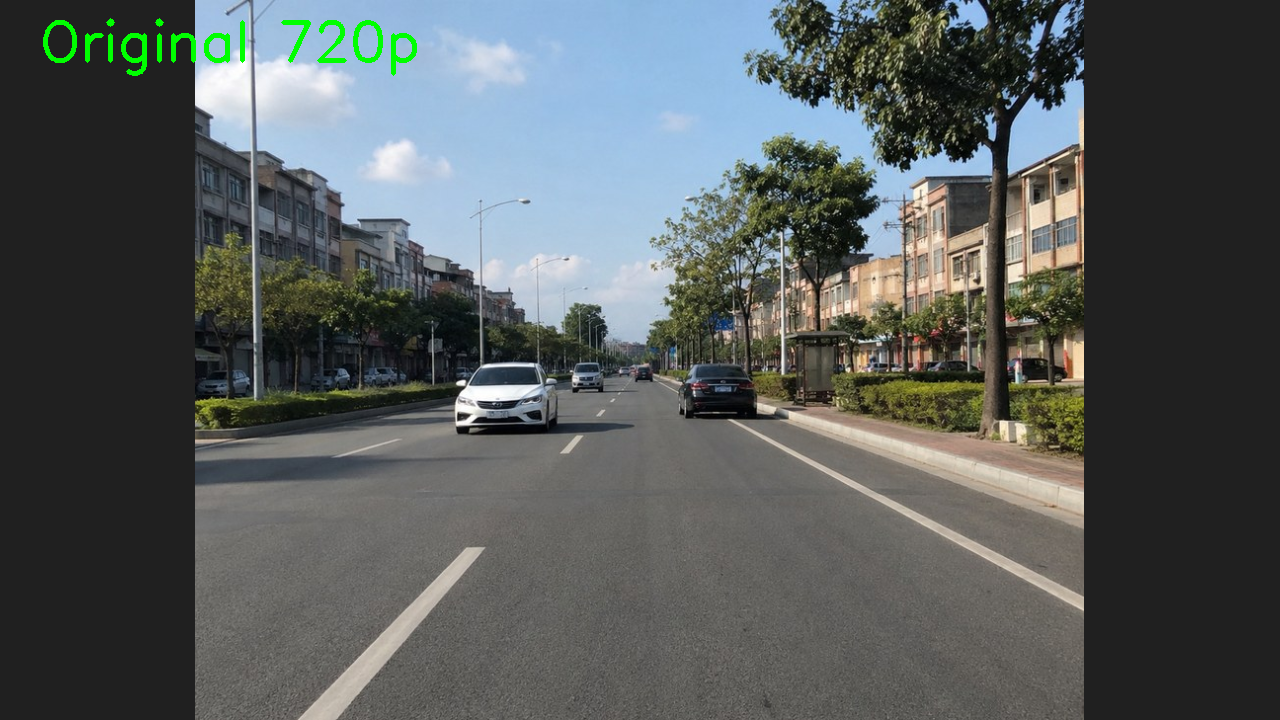
#> input picture work/algorithm_lab/samples/sample_city.png, 1280 x 720 px
$ python cartoon_reference.py ../algorithm_lab/samples/sample_city.png   (older library calls are emulated)
#> lines starting #> are read from the running program, lines starting #| are printed output that depends on the picture; after the words box and inside, x2 and y2 are one past the last pixel; in counts of white or black regions, pixels touching at a corner belong together
#> in main, bgr is the input picture: shape (720, 1280, 3); mean B, G, R 92.5, 92.7, 87.2
"""Bit-exact RGB888 cartoon reference; OpenCV uses a trailing 3x3 anchor.

No bilateral filter or learned stylization is claimed. See the RTL contract.
"""
from pathlib import Path
import argparse
import cv2
import numpy as np


def filter_rgb(rgb: np.ndarray, threshold: int = 160):
#> called with threshold = 160
    if rgb.dtype != np.uint8 or rgb.ndim != 3 or rgb.shape[2] != 3:
        raise ValueError('Expected HxWx3 uint8 RGB')
    if not 0 <= threshold <= 2047:
        raise ValueError('Threshold must be 0..2047')
    kernel = np.array([[1, 2, 1], [2, 4, 2], [1, 2, 1]], np.float32)
    smooth_sum = cv2.filter2D(rgb, cv2.CV_16U, kernel, anchor=(2, 2),
                             borderType=cv2.BORDER_REPLICATE)
    level = (smooth_sum >> 4) >> 5
    quant = ((level << 5) | (level << 2) | (level >> 1)).astype(np.uint8)
    gray = (rgb[:, :, 0] >> 2) + (rgb[:, :, 1] >> 1) + (rgb[:, :, 2] >> 2)
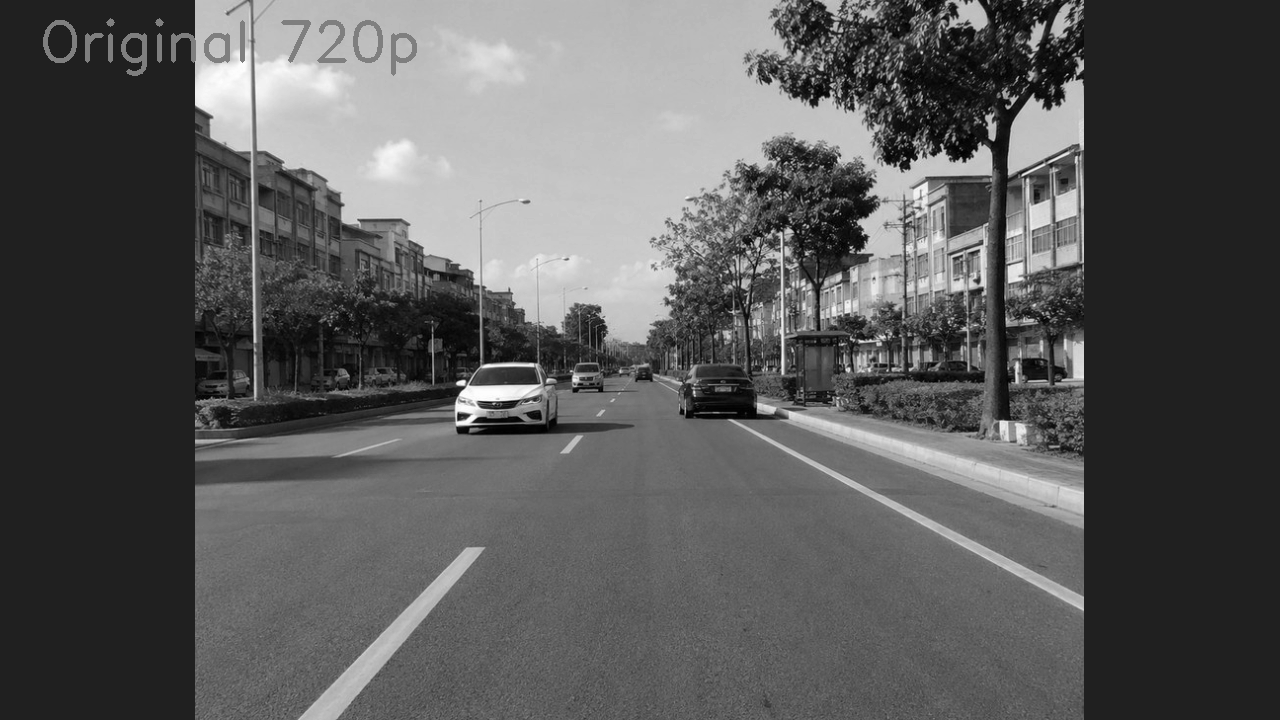
#> gray: shape (720, 1280); min 0, max 253, mean 90.6
    kx = np.array([[-1, 0, 1], [-2, 0, 2], [-1, 0, 1]], np.float32)
    ky = kx.T
    gx = cv2.filter2D(gray, cv2.CV_16S, kx, anchor=(2, 2), borderType=cv2.BORDER_REPLICATE)
    gy = cv2.filter2D(gray, cv2.CV_16S, ky, anchor=(2, 2), borderType=cv2.BORDER_REPLICATE)
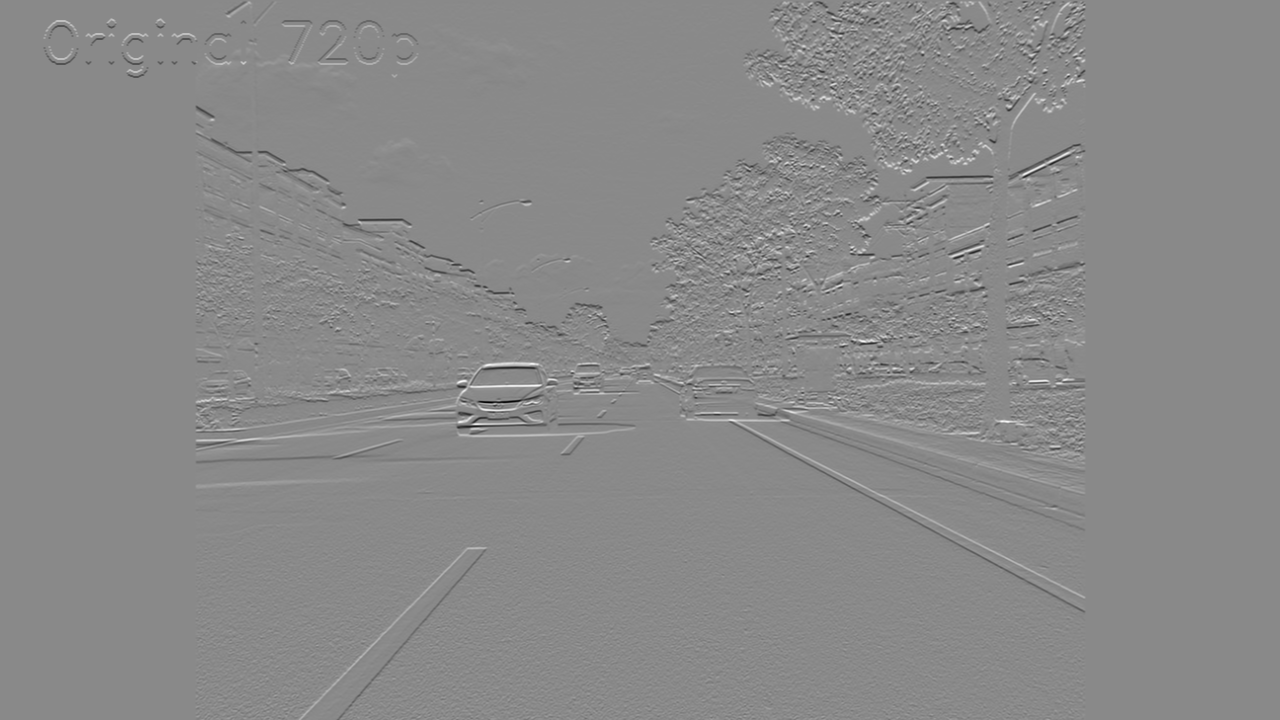
#> gy: shape (720, 1280) int16; min -967, max 822, mean -0.4; drawn with min black and max white
    mask = (np.abs(gx) + np.abs(gy)) >= threshold
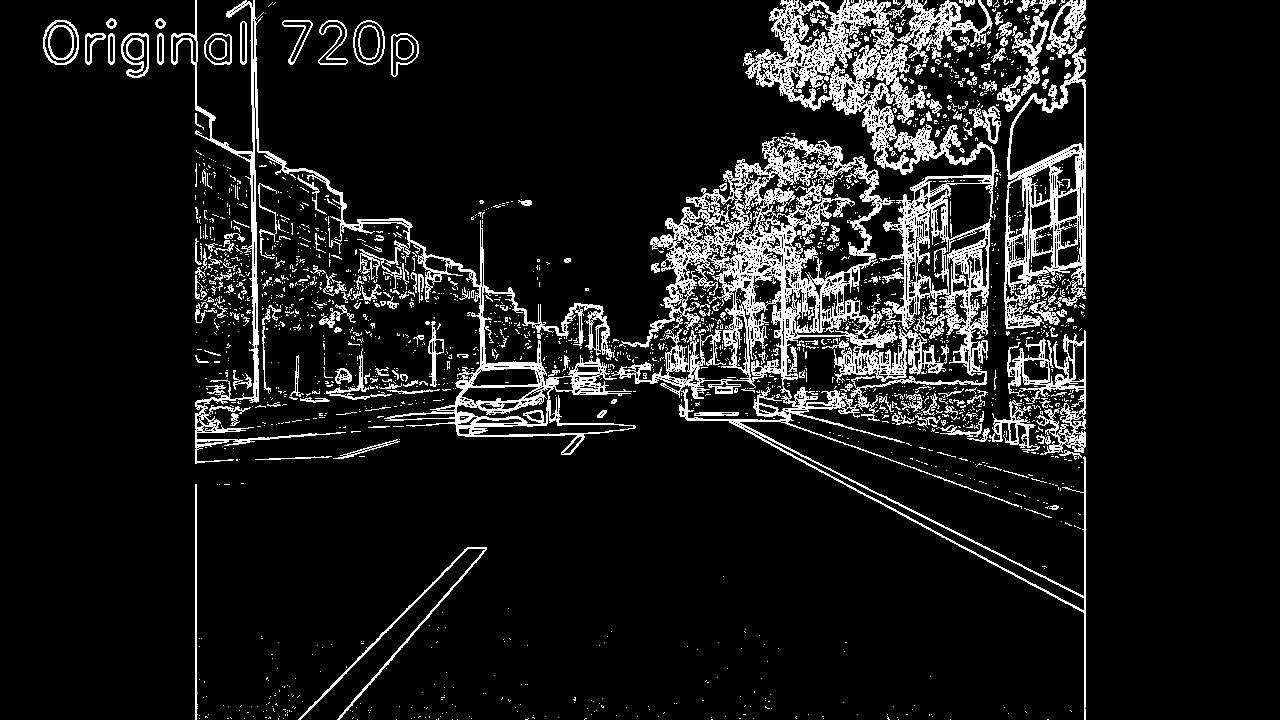
#> mask: shape (720, 1280) bool; 10.6% white in thin lines or dots, all inside (x1, y1, x2, y2) = (43, 0, 1086, 720)
    quant[mask] = 0
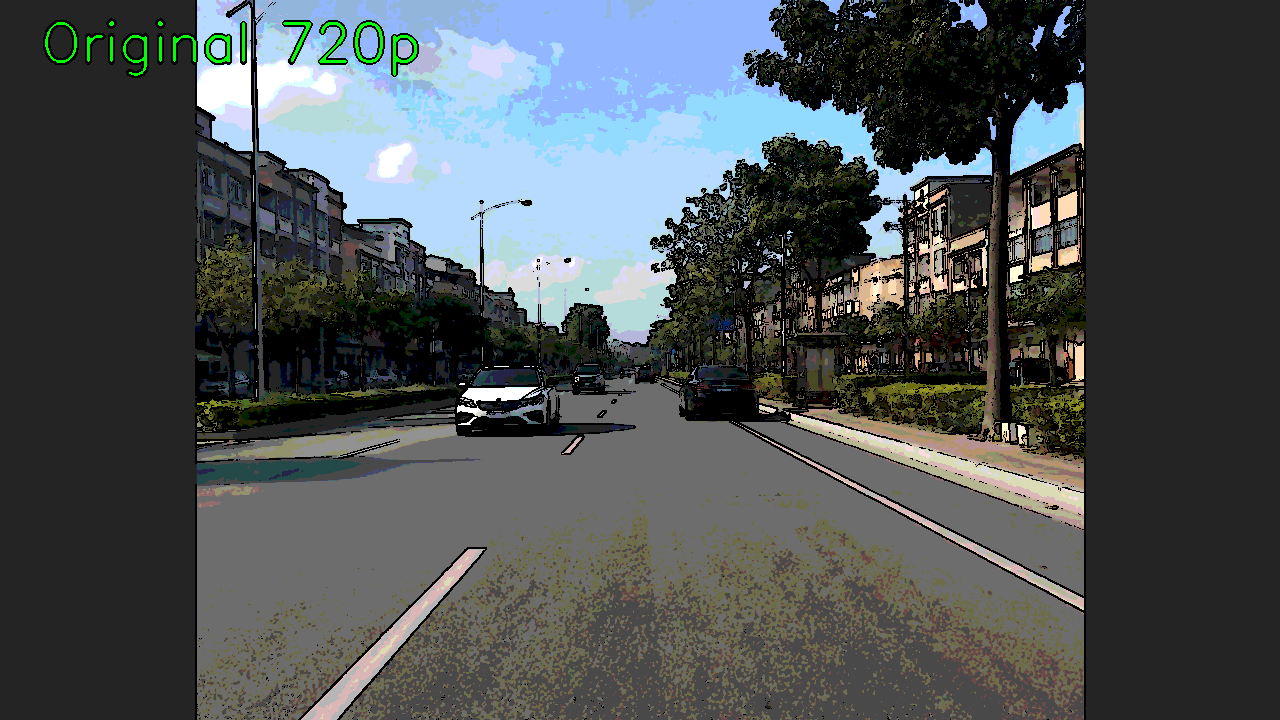
#> quant: shape (720, 1280, 3); mean R, G, B 76.9, 82.7, 84.3
    return quant, (mask.astype(np.uint8) * 255)


def main():
    p = argparse.ArgumentParser(description=__doc__)
    p.add_argument('image', type=Path)
    p.add_argument('--out-dir', type=Path, default=Path('work/output/cartoon-preview'))
    p.add_argument('--threshold', type=int, default=160)
    args = p.parse_args()
    bgr = cv2.imdecode(np.fromfile(args.image, dtype=np.uint8), cv2.IMREAD_COLOR)
    if bgr is None:
        raise ValueError(f'Cannot decode image: {args.image}')
    rgb = cv2.cvtColor(bgr, cv2.COLOR_BGR2RGB)
    toon, edge = filter_rgb(rgb, args.threshold)
    args.out_dir.mkdir(parents=True, exist_ok=True)
    cv2.imwrite(str(args.out_dir / 'cartoon.png'), cv2.cvtColor(toon, cv2.COLOR_RGB2BGR))
    cv2.imwrite(str(args.out_dir / 'edge.png'), edge)
    cv2.imwrite(str(args.out_dir / 'comparison.png'),
                cv2.cvtColor(np.concatenate([rgb, toon], axis=1), cv2.COLOR_RGB2BGR))
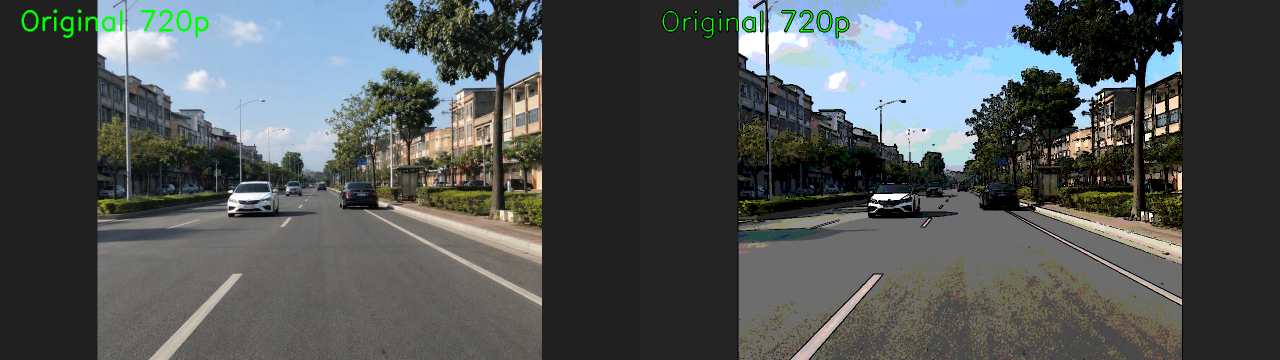
#> saved as comparison.png: shape (720, 2560, 3) (shown at 1/2 size); mean B, G, R 88.4, 87.7, 82


if __name__ == '__main__':
    main()
